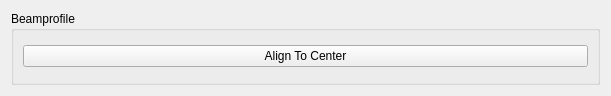
<?xml version="1.0" encoding="UTF-8"?>
<ui version="4.0">
 <class>BeamProfile</class>
 <widget class="QWidget" name="BeamProfile">
  <property name="geometry">
   <rect>
    <x>0</x>
    <y>0</y>
    <width>611</width>
    <height>96</height>
   </rect>
  </property>
  <property name="sizePolicy">
   <sizepolicy hsizetype="Preferred" vsizetype="Preferred">
    <horstretch>0</horstretch>
    <verstretch>0</verstretch>
   </sizepolicy>
  </property>
  <property name="windowTitle">
   <string>Form</string>
  </property>
  <layout class="QVBoxLayout" name="verticalLayout">
   <item>
    <widget class="QGroupBox" name="groupBox">
     <property name="title">
      <string>Beamprofile</string>
     </property>
     <layout class="QVBoxLayout" name="verticalLayout_2">
      <item>
       <widget class="QPushButton" name="alignCenterButton">
        <property name="text">
         <string>Align To Center</string>
        </property>
       </widget>
      </item>
     </layout>
    </widget>
   </item>
  </layout>
 </widget>
 <resources/>
 <connections/>
</ui>
